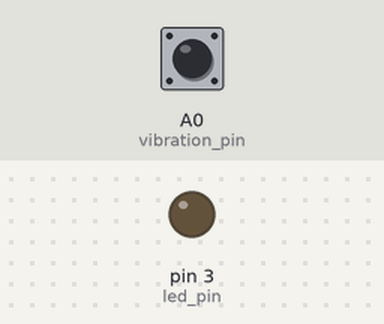
The sketch below on a simulated Arduino Uno, built with avr-gcc and run on an emulated ATmega328P. Parts: output pins drawn as LEDs (lit = HIGH). The inputs (shaded band) are chosen by the test bench; at power-on: A0 (vibration_pin) LOW.

Above: at 1.2 s.
1.3 s: A0 (vibration_pin) driven HIGH
At 2.5 s:
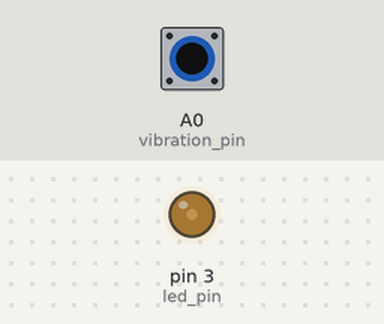
2.8 s: A0 (vibration_pin) pulsed LOW 5 times (0.12 s each, 0.3 s apart)
At 3.37 s:
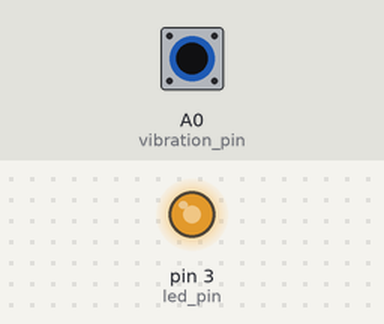
At 5.5 s:
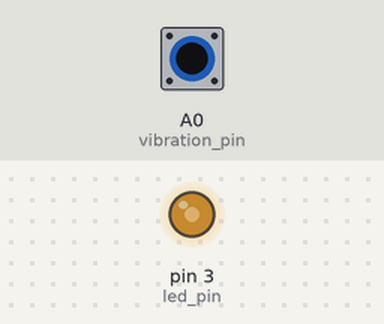
Timing chart, 0 to 7.0 s (numbered marks = the images above; inputs shaded):
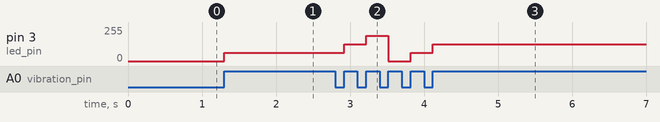

Measured:
- after the input at 1.3 s, pin 3 (led_pin): 0/255 → 63/255 at once
- after the input at 2.8 s, pin 3 (led_pin): 63/255 → 126/255 after 0.12 s, → 189/255 0.30 s later, → 0/255 0.30 s later, → 63/255 0.30 s later, … (5 changes in this stretch)

The sketch:

main.ino
```cpp
int led_pin = 3;
int vibration_pin = A0;

void setup()
{
    pinMode(led_pin, OUTPUT);
    pinMode(vibration_pin, INPUT);
}

bool last_vibration = false;
int led_state = 0;
void loop()
{
    bool vibration = digitalRead(vibration_pin);
    if (last_vibration != vibration)
    {
        if (vibration) {
            led_state = (led_state + 1) % 4;
            analogWrite(led_pin, led_state * 0x3f);
        }
        delay(100);
    }
    last_vibration = vibration;
}
```
